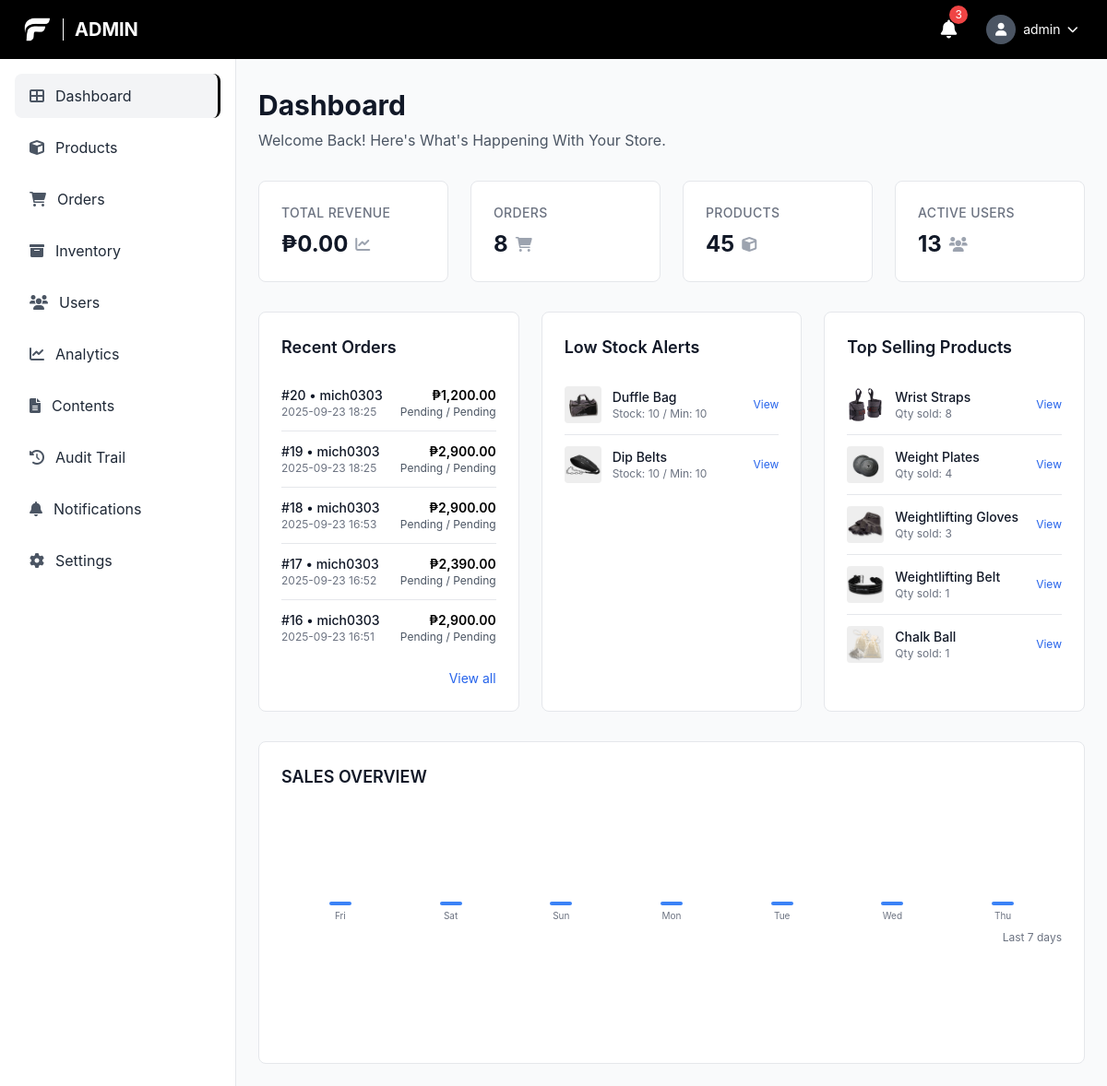
Page /admin/dashboard.php (signed in) on the earlier database version.
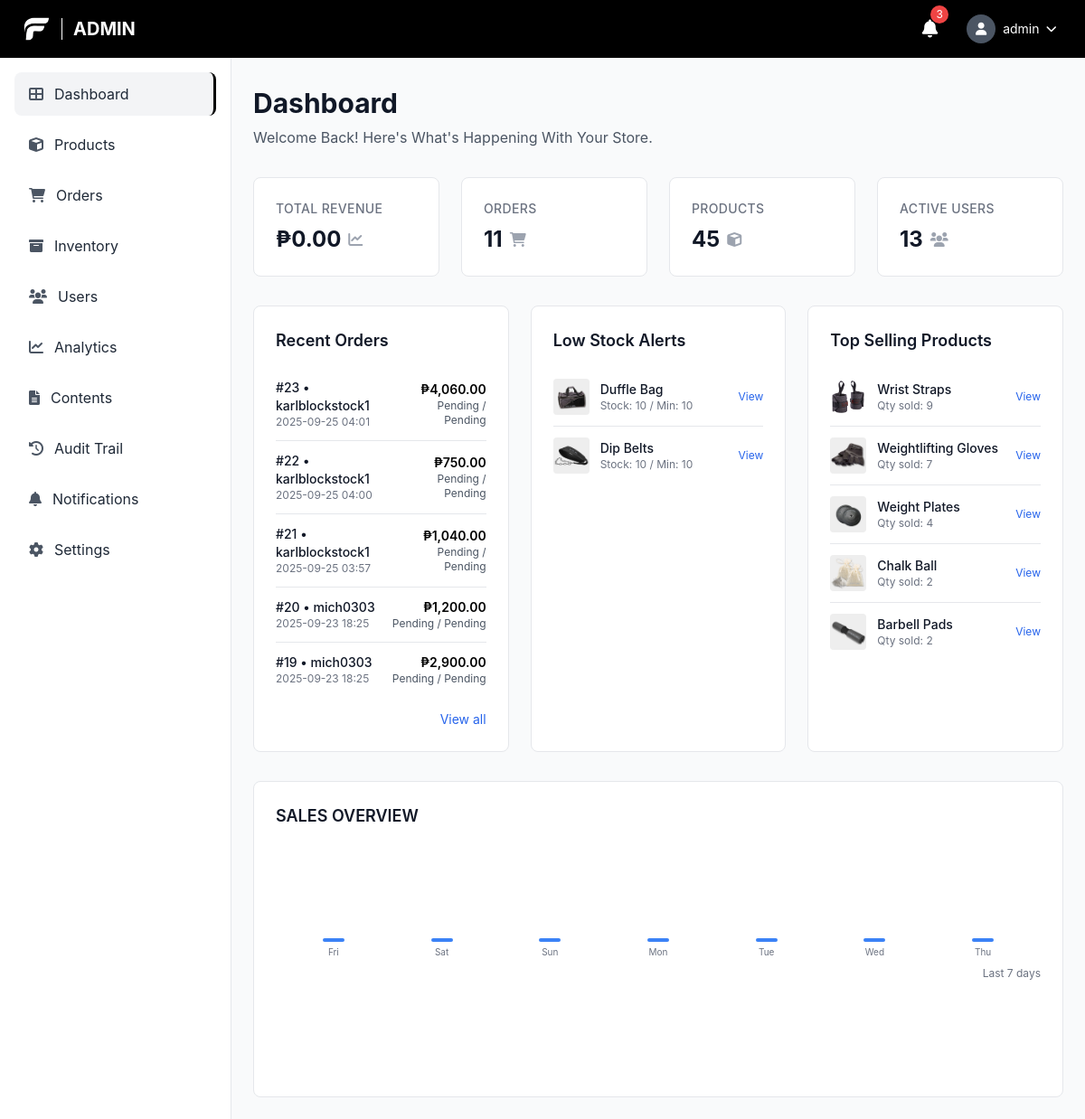
Same page on the later database version.
### tables this page shows
CREATE TABLE `orders` (
  `order_id` bigint(20) UNSIGNED NOT NULL,
  `custom_order_id` varchar(20) DEFAULT NULL,
  `user_id` bigint(20) UNSIGNED NOT NULL,
  `status` enum('pending','processing','shipped','delivered','cancelled','returned','refunded') NOT NULL DEFAULT 'pending',
  `payment_method` varchar(50) DEFAULT NULL,
  `payment_status` enum('pending','paid','refunded','failed') NOT NULL DEFAULT 'pending',
  `payment_reference` varchar(255) DEFAULT NULL,
  `shipping_address` text DEFAULT NULL,
  `total_amount` decimal(10,2) NOT NULL DEFAULT 0.00,
  `estimated_delivery_date` date DEFAULT NULL,
  `return_reason` text DEFAULT NULL,
  `refund_amount` decimal(10,2) DEFAULT NULL,
  `stock_deducted` tinyint(1) NOT NULL DEFAULT 0,
  `created_at` timestamp NOT NULL DEFAULT current_timestamp(),
  `updated_at` timestamp NOT NULL DEFAULT current_timestamp() ON UPDATE current_timestamp()
);

CREATE TABLE `users` (
  `user_id` bigint(20) UNSIGNED NOT NULL,
  `username` varchar(100) NOT NULL,
  `email` varchar(150) NOT NULL,
  `phone` varchar(20) DEFAULT NULL,
  `date_of_birth` date DEFAULT NULL,
  `password_hash` varchar(255) DEFAULT NULL,
  `google_id` varchar(255) DEFAULT NULL,
  `role` enum('admin','manager','staff','customer') NOT NULL DEFAULT 'customer',
  `status` enum('active','inactive','suspended') NOT NULL DEFAULT 'active',
  `created_at` timestamp NOT NULL DEFAULT current_timestamp(),
  `updated_at` timestamp NOT NULL DEFAULT current_timestamp() ON UPDATE current_timestamp(),
  `last_login` timestamp NULL DEFAULT NULL,
  `first_name` varchar(100) DEFAULT NULL,
  `last_name` varchar(100) DEFAULT NULL,
  `profile_picture` varchar(255) DEFAULT NULL
);

CREATE TABLE `products` (
  `product_id` bigint(20) UNSIGNED NOT NULL,
  `name` varchar(150) NOT NULL,
  `description` text DEFAULT NULL,
  `price` decimal(10,2) NOT NULL,
  `category_id` bigint(20) UNSIGNED DEFAULT NULL,
  `subcategory_id` bigint(20) UNSIGNED DEFAULT NULL,
  `images` longtext DEFAULT NULL CHECK (json_valid(`images`)),
  `stock_quantity` int(11) NOT NULL DEFAULT 0,
  `status` enum('active','inactive') NOT NULL DEFAULT 'active',
  `is_popular` tinyint(1) NOT NULL DEFAULT 0,
  `is_best_seller` tinyint(1) NOT NULL DEFAULT 0,
  `sale_percentage` int(11) DEFAULT 0,
  `created_at` timestamp NOT NULL DEFAULT current_timestamp(),
  `updated_at` timestamp NOT NULL DEFAULT current_timestamp() ON UPDATE current_timestamp(),
  `min_stock_level` int(11) NOT NULL DEFAULT 10
);

### admin/dashboard.php (the view, shortened to what the changed rows need)
<?php
$pdo = getDBConnection();
$totalRevenue = (float)($pdo->query("SELECT COALESCE(SUM(total_amount),0) FROM orders WHERE payment_status='paid'")->fetchColumn() ?: 0);
$ordersCount = (int)($pdo->query("SELECT COUNT(*) FROM orders")->fetchColumn() ?: 0);
$recentOrdersStmt = $pdo->query("SELECT o.order_id, o.total_amount, o.status, o.payment_status, o.created_at, u.username
    FROM orders o JOIN users u ON u.user_id = o.user_id
    ORDER BY o.created_at DESC LIMIT 5");
$recentOrders = $recentOrdersStmt->fetchAll();
$lowStockStmt = $pdo->query("SELECT product_id, name, stock_quantity, min_stock_level, images FROM products WHERE stock_quantity <= min_stock_level AND status = 'active' ORDER BY stock_quantity ASC LIMIT 5");
$lowStockItems = $lowStockStmt->fetchAll();
$topSellingStmt = $pdo->query("SELECT p.product_id, p.name, p.images, SUM(oi.quantity) AS qty
    FROM order_items oi JOIN products p ON p.product_id = oi.product_id
    GROUP BY p.product_id, p.name, p.images
    ORDER BY qty DESC
    LIMIT 5");
$topSelling = $topSellingStmt->fetchAll();
$salesMap = [];
$days = [];
for ($i = 6; $i >= 0; $i--) {
	$day = date('Y-m-d', strtotime("-{$i} days"));
	$days[] = [
		'date' => $day,
		'amount' => $salesMap[$day] ?? 0.0
	];
}
?>
<!DOCTYPE html>
<html lang="en">
<head>
    <script src="https://cdn.tailwindcss.com"></script>
    <link href="https://cdnjs.cloudflare.com/ajax/libs/font-awesome/6.0.0/css/all.min.css" rel="stylesheet">
    <link rel="stylesheet" href="../css/style.css">
</head>
<body class="font-body bg-gray-50">
    <header class="bg-black text-white fixed top-0 left-0 right-0 z-50 h-16 flex items-center justify-between px-6">
        <div class="flex items-center space-x-3">
            <h1 class="text-xl font-bold uppercase">Admin</h1>
        </div>
    </header>
    <main class="ml-64 pt-16 pb-6 px-6 pt-24">
        <div class="mb-8">
            <h1 class="text-3xl font-bold text-gray-900 mb-2">Dashboard</h1>
        </div>
        <div class="grid grid-cols-1 md:grid-cols-2 lg:grid-cols-4 gap-6 mb-8">
            <div class="metric-card bg-white rounded-lg p-6">
                <div class="flex items-center justify-between">
                    <div>
                        <div class="flex items-center mt-2">
                            <span class="text-2xl font-bold text-gray-900"><?php echo $ordersCount; ?></span>
                            <i class="fas fa-shopping-cart text-gray-400 ml-2"></i>
                        </div>
                    </div>
                </div>
            </div>
        </div>
        <div class="grid grid-cols-1 lg:grid-cols-3 gap-6 mb-8">
            <div class="bg-white rounded-lg border border-gray-200 p-6">
                <?php if (empty($recentOrders)): ?>
                <div class="text-center py-8 text-gray-500"><i class="fas fa-shopping-cart text-4xl mb-4"></i><p>No recent orders</p></div>
                <?php else: ?>
                <ul class="divide-y">
                    <?php foreach ($recentOrders as $ro): ?>
                    <li class="py-3 flex items-center justify-between">
                        <div>
                            <div class="text-sm font-medium text-gray-900">#<?php echo (int)$ro['order_id']; ?> • <?php echo htmlspecialchars($ro['username']); ?></div>
                            <div class="text-xs text-gray-500"><?php echo htmlspecialchars(date('Y-m-d H:i', strtotime($ro['created_at']))); ?></div>
                        </div>
                        <div class="text-right">
                            <div class="text-sm font-semibold">₱<?php echo number_format((float)$ro['total_amount'], 2); ?></div>
                            <div class="text-xs text-gray-600"><?php echo ucfirst($ro['status']); ?> / <?php echo ucfirst($ro['payment_status']); ?></div>
                        </div>
                    </li>
                    <?php endforeach; ?>
                </ul>
                <?php endif; ?>
            </div>
            <div class="bg-white rounded-lg border border-gray-200 p-6">
                <?php if (empty($lowStockItems)): ?>
                <div class="text-center py-8 text-gray-500"><i class="fas fa-exclamation-triangle text-4xl mb-4"></i><p>No low stock items</p></div>
                <?php else: ?>
                <ul class="divide-y">
                    <?php foreach ($lowStockItems as $it): ?>
                    <?php $imgs = json_decode($it['images'] ?: '[]', true); $img = !empty($imgs) ? '../' . $imgs[0] : null; ?>
                    <li class="py-3 flex items-center justify-between">
                        <div class="flex items-center">
                            <?php if ($img): ?><img src="<?php echo htmlspecialchars($img); ?>" class="w-10 h-10 rounded object-cover mr-3"><?php else: ?><div class="w-10 h-10 bg-gray-200 rounded mr-3 flex items-center justify-center"><i class="fas fa-cube text-gray-500"></i></div><?php endif; ?>
                            <div>
                                <div class="text-sm font-medium text-gray-900"><?php echo htmlspecialchars($it['name']); ?></div>
                                <div class="text-xs text-gray-500">Stock: <?php echo (int)$it['stock_quantity']; ?> / Min: <?php echo (int)$it['min_stock_level']; ?></div>
                            </div>
                        </div>
                        <a href="product.php?search=<?php echo urlencode($it['name']); ?>" class="text-xs text-blue-600 hover:underline">View</a>
                    </li>
                    <?php endforeach; ?>
                </ul>
                <?php endif; ?>
            </div>
            <div class="bg-white rounded-lg border border-gray-200 p-6">
                <?php if (empty($topSelling)): ?>
                <div class="text-center py-8 text-gray-500"><i class="fas fa-trophy text-4xl mb-4"></i><p>No sales data available</p></div>
                <?php else: ?>
                <ul class="divide-y">
                    <?php foreach ($topSelling as $tp): ?>
                    <?php $imgs = json_decode($tp['images'] ?: '[]', true); $img = !empty($imgs) ? '../' . $imgs[0] : null; ?>
                    <li class="py-3 flex items-center justify-between">
                        <div class="flex items-center">
                            <?php if ($img): ?><img src="<?php echo htmlspecialchars($img); ?>" class="w-10 h-10 rounded object-cover mr-3"><?php else: ?><div class="w-10 h-10 bg-gray-200 rounded mr-3 flex items-center justify-center"><i class="fas fa-cube text-gray-500"></i></div><?php endif; ?>
                            <div>
                                <div class="text-sm font-medium text-gray-900"><?php echo htmlspecialchars($tp['name']); ?></div>
                                <div class="text-xs text-gray-500">Qty sold: <?php echo (int)$tp['qty']; ?></div>
                            </div>
                        </div>
                        <a href="product.php?search=<?php echo urlencode($tp['name']); ?>" class="text-xs text-blue-600 hover:underline">View</a>
                    </li>
                    <?php endforeach; ?>
                </ul>
                <?php endif; ?>
            </div>
        </div>
        <div class="bg-white rounded-lg border border-gray-200 p-6">
            <div class="h-64 rounded-lg flex items-center justify-center bg-white">
                <div class="w-full">
                    <div class="grid grid-cols-7 gap-2 px-2">
                        <?php foreach ($days as $day): ?>
                        <?php $amt = (float)$day['amount']; $height = min(100, $amt > 0 ? (int)round(($amt / max(1.0, $totalRevenue)) * 100) : 0); ?>
                        <div class="flex flex-col items-center justify-end">
                            <div class="w-6 bg-blue-500 rounded" style="height: <?php echo max(4, $height); ?>px" title="<?php echo htmlspecialchars($day['date']); ?>: ₱<?php echo number_format($amt,2); ?>"></div>
                            <div class="text-[10px] text-gray-500 mt-1"><?php echo date('D', strtotime($day['date'])); ?></div>
                        </div>
                        <?php endforeach; ?>
                    </div>
                </div>
            </div>
        </div>
    </main>
</body>
</html>

Differences in the rows shown:
no longer on this page (row unchanged): orders: order_id "18", user.username "mich0303", created_at "2025-09-23 16:53", total_amount "2,900.00", status "Pending", payment_status "Pending"
no longer on this page (row unchanged): orders: order_id "17", user.username "mich0303", created_at "2025-09-23 16:52", total_amount "2,390.00", status "Pending", payment_status "Pending"
no longer on this page (row unchanged): orders: order_id "16", user.username "mich0303", created_at "2025-09-23 16:51", total_amount "2,900.00", status "Pending", payment_status "Pending"
no longer on this page (row unchanged): products: shows a picture, name "Weightlifting Belt", qty "1", shown under "Top Selling Products"
added orders: order_id "23", user.username "karlblockstock1", created_at "2025-09-25 04:01", total_amount "4,060.00", status "Pending", payment_status "Pending"
added orders: order_id "22", user.username "karlblockstock1", created_at "2025-09-25 04:00", total_amount "750.00", status "Pending", payment_status "Pending"
added orders: order_id "21", user.username "karlblockstock1", created_at "2025-09-25 03:57", total_amount "1,040.00", status "Pending", payment_status "Pending"
changed products "Wrist Straps": qty "8" → "9"
changed products "Weightlifting Gloves": qty "3" → "7"; moves up the list
changed products "Chalk Ball": qty "1" → "2"
now on this page (row edited): products: shows a picture, name "Barbell Pads", qty "2", shown under "Top Selling Products"
Other differences:
$ordersCount: "8" → "11"
